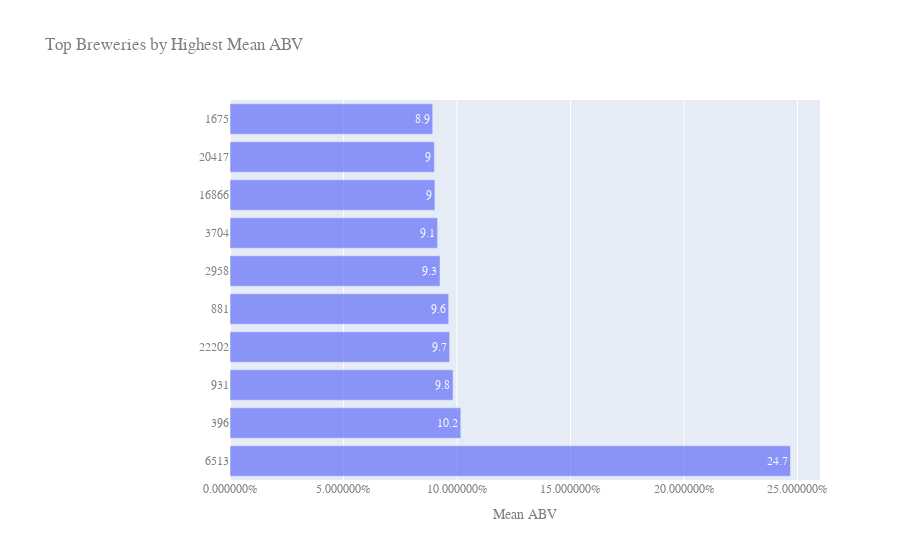

Here is the notebook cell this chart was saved with:
### Code cell
p1 = [go.Bar(x = abv_filtered_mean['beer_ABV_mean'] / 100,
             y = abv_filtered_mean['beer_brewerId'],
             text=abv_filtered_mean['beer_ABV_mean'].round(1),
             hoverinfo='x',
             textposition = 'inside',
             orientation = 'h',
             opacity=0.7)]

# Pieces of Flair
layout = go.Layout(title='Top Breweries by Highest Mean ABV',
                   xaxis=dict(title="Mean ABV",
                              tickformat='%',
                              hoverformat = '.2%'),
                   margin = dict(l = 230),
                   font=dict(family='Courier New, monospace',color='gray'))

fig = go.Figure(data=p1, layout=layout)
fig.update_yaxes(type='category')

fig.show()
fig.write_html(output_dir +"topbrwIds_mean .html")

### Figure 1 — Plotly figure (JSON) as saved in the notebook; plotly's stock layout.template omitted (floating-point values rounded to 4 significant figures)
{"data": [{"hoverinfo": "x", "opacity": 0.7, "orientation": "h", "text": [24.7, 10.2, 9.8, 9.7, 9.6, 9.3, 9.1, 9, 9, 8.9], "textposition": "inside", "type": "bar", "x": [0.2469, 0.1017, 0.09825, 0.09675, 0.09633, 0.0925, 0.09144, 0.09028, 0.09001, 0.0893], "y": [6513, 396, 931, 22202, 881, 2958, 3704, 16866, 20417, 1675]}], "layout": {"font": {"color": "gray", "family": "Courier New, monospace"}, "margin": {"l": 230}, "title": {"text": "Top Breweries by Highest Mean ABV"}, "xaxis": {"hoverformat": ".2%", "tickformat": "%", "title": {"text": "Mean ABV"}}, "yaxis": {"type": "category"}}}
